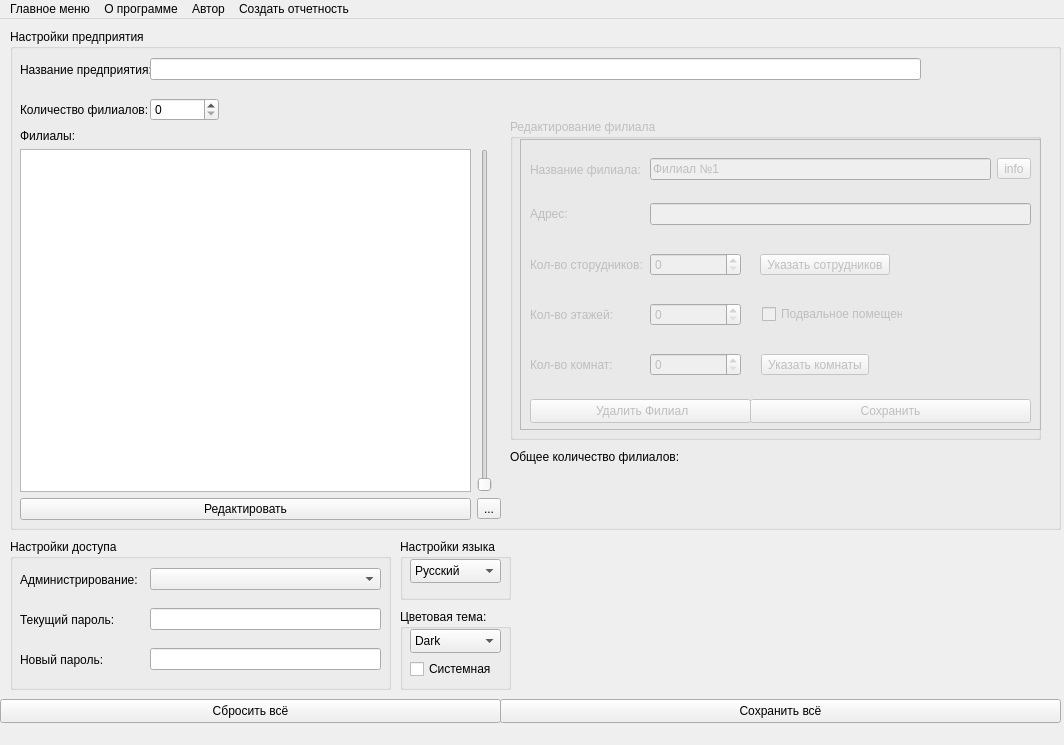
<?xml version="1.0" encoding="UTF-8"?>
<ui version="4.0">
 <class>MainWindow</class>
 <widget class="QMainWindow" name="MainWindow">
  <property name="geometry">
   <rect>
    <x>0</x>
    <y>0</y>
    <width>1064</width>
    <height>745</height>
   </rect>
  </property>
  <property name="windowTitle">
   <string>Настройки</string>
  </property>
  <widget class="QWidget" name="centralwidget">
   <widget class="QGroupBox" name="groupBox">
    <property name="geometry">
     <rect>
      <x>10</x>
      <y>10</y>
      <width>1051</width>
      <height>501</height>
     </rect>
    </property>
    <property name="title">
     <string>Настройки предприятия</string>
    </property>
    <widget class="QWidget" name="gridLayoutWidget">
     <property name="geometry">
      <rect>
       <x>10</x>
       <y>20</y>
       <width>131</width>
       <height>41</height>
      </rect>
     </property>
     <layout class="QGridLayout" name="gridLayout">
      <item row="0" column="0">
       <widget class="QLabel" name="label">
        <property name="text">
         <string>Название предприятия:</string>
        </property>
       </widget>
      </item>
     </layout>
    </widget>
    <widget class="QWidget" name="gridLayoutWidget_2">
     <property name="geometry">
      <rect>
       <x>140</x>
       <y>20</y>
       <width>771</width>
       <height>41</height>
      </rect>
     </property>
     <layout class="QGridLayout" name="gridLayout_2">
      <item row="0" column="0">
       <widget class="QLineEdit" name="lineEdit">
        <property name="text">
         <string/>
        </property>
       </widget>
      </item>
     </layout>
    </widget>
    <widget class="QWidget" name="gridLayoutWidget_3">
     <property name="geometry">
      <rect>
       <x>10</x>
       <y>60</y>
       <width>131</width>
       <height>41</height>
      </rect>
     </property>
     <layout class="QGridLayout" name="gridLayout_3">
      <item row="0" column="0">
       <widget class="QLabel" name="label_2">
        <property name="text">
         <string>Количество филиалов:</string>
        </property>
       </widget>
      </item>
     </layout>
    </widget>
    <widget class="QWidget" name="gridLayoutWidget_4">
     <property name="geometry">
      <rect>
       <x>140</x>
       <y>60</y>
       <width>69</width>
       <height>41</height>
      </rect>
     </property>
     <layout class="QGridLayout" name="gridLayout_4">
      <item row="0" column="1">
       <widget class="QSpinBox" name="spinBox"/>
      </item>
     </layout>
    </widget>
    <widget class="QWidget" name="gridLayoutWidget_8">
     <property name="geometry">
      <rect>
       <x>10</x>
       <y>100</y>
       <width>481</width>
       <height>391</height>
      </rect>
     </property>
     <layout class="QGridLayout" name="gridLayout_8">
      <item row="2" column="1">
       <widget class="QToolButton" name="toolButton">
        <property name="text">
         <string>...</string>
        </property>
       </widget>
      </item>
      <item row="1" column="0">
       <widget class="QListWidget" name="listWidget"/>
      </item>
      <item row="0" column="0">
       <widget class="QLabel" name="label_4">
        <property name="text">
         <string>Филиалы:</string>
        </property>
       </widget>
      </item>
      <item row="2" column="0">
       <widget class="QPushButton" name="pushButton">
        <property name="text">
         <string>Редактировать</string>
        </property>
       </widget>
      </item>
      <item row="1" column="1">
       <widget class="QSlider" name="verticalSlider">
        <property name="orientation">
         <enum>Qt::Orientation::Vertical</enum>
        </property>
       </widget>
      </item>
     </layout>
    </widget>
    <widget class="QGroupBox" name="groupBox_3">
     <property name="enabled">
      <bool>false</bool>
     </property>
     <property name="geometry">
      <rect>
       <x>500</x>
       <y>90</y>
       <width>531</width>
       <height>321</height>
      </rect>
     </property>
     <property name="title">
      <string>Редактирование филиала</string>
     </property>
     <widget class="QFrame" name="frame">
      <property name="enabled">
       <bool>false</bool>
      </property>
      <property name="geometry">
       <rect>
        <x>10</x>
        <y>20</y>
        <width>521</width>
        <height>291</height>
       </rect>
      </property>
      <property name="font">
       <font>
        <kerning>true</kerning>
       </font>
      </property>
      <property name="frameShape">
       <enum>QFrame::Shape::StyledPanel</enum>
      </property>
      <property name="frameShadow">
       <enum>QFrame::Shadow::Raised</enum>
      </property>
      <widget class="QWidget" name="gridLayoutWidget_5">
       <property name="geometry">
        <rect>
         <x>10</x>
         <y>10</y>
         <width>121</width>
         <height>41</height>
        </rect>
       </property>
       <layout class="QGridLayout" name="gridLayout_5">
        <item row="0" column="0">
         <widget class="QLabel" name="label_3">
          <property name="text">
           <string>Название филиала:</string>
          </property>
         </widget>
        </item>
       </layout>
      </widget>
      <widget class="QWidget" name="gridLayoutWidget_6">
       <property name="geometry">
        <rect>
         <x>130</x>
         <y>10</y>
         <width>381</width>
         <height>41</height>
        </rect>
       </property>
       <layout class="QGridLayout" name="gridLayout_6">
        <item row="0" column="0">
         <widget class="QLineEdit" name="lineEdit_2">
          <property name="text">
           <string>Филиал №1</string>
          </property>
         </widget>
        </item>
        <item row="0" column="1">
         <widget class="QToolButton" name="toolButton_3">
          <property name="text">
           <string>info</string>
          </property>
         </widget>
        </item>
       </layout>
      </widget>
      <widget class="QWidget" name="gridLayoutWidget_7">
       <property name="geometry">
        <rect>
         <x>10</x>
         <y>50</y>
         <width>121</width>
         <height>50</height>
        </rect>
       </property>
       <layout class="QGridLayout" name="gridLayout_7">
        <item row="1" column="0">
         <widget class="QLabel" name="label_11">
          <property name="text">
           <string>Адрес:</string>
          </property>
         </widget>
        </item>
       </layout>
      </widget>
      <widget class="QPushButton" name="pushButton_3">
       <property name="geometry">
        <rect>
         <x>10</x>
         <y>260</y>
         <width>221</width>
         <height>24</height>
        </rect>
       </property>
       <property name="text">
        <string> Удалить Филиал</string>
       </property>
      </widget>
      <widget class="QPushButton" name="pushButton_2">
       <property name="geometry">
        <rect>
         <x>230</x>
         <y>260</y>
         <width>281</width>
         <height>24</height>
        </rect>
       </property>
       <property name="text">
        <string>Сохранить</string>
       </property>
      </widget>
      <widget class="QWidget" name="gridLayoutWidget_11">
       <property name="geometry">
        <rect>
         <x>10</x>
         <y>100</y>
         <width>121</width>
         <height>51</height>
        </rect>
       </property>
       <layout class="QGridLayout" name="gridLayout_11">
        <item row="1" column="0">
         <widget class="QLabel" name="label_5">
          <property name="text">
           <string>Кол-во сторудников:</string>
          </property>
         </widget>
        </item>
       </layout>
      </widget>
      <widget class="QWidget" name="gridLayoutWidget_12">
       <property name="geometry">
        <rect>
         <x>10</x>
         <y>150</y>
         <width>121</width>
         <height>51</height>
        </rect>
       </property>
       <layout class="QGridLayout" name="gridLayout_12">
        <item row="1" column="0">
         <widget class="QLabel" name="label_6">
          <property name="text">
           <string>Кол-во этажей:</string>
          </property>
         </widget>
        </item>
       </layout>
      </widget>
      <widget class="QWidget" name="gridLayoutWidget_14">
       <property name="geometry">
        <rect>
         <x>10</x>
         <y>200</y>
         <width>121</width>
         <height>51</height>
        </rect>
       </property>
       <layout class="QGridLayout" name="gridLayout_14">
        <item row="0" column="1">
         <widget class="QLabel" name="label_7">
          <property name="text">
           <string>Кол-во комнат:</string>
          </property>
         </widget>
        </item>
       </layout>
      </widget>
      <widget class="QWidget" name="gridLayoutWidget_15">
       <property name="geometry">
        <rect>
         <x>130</x>
         <y>50</y>
         <width>381</width>
         <height>51</height>
        </rect>
       </property>
       <layout class="QGridLayout" name="gridLayout_15">
        <item row="0" column="0">
         <widget class="QLineEdit" name="lineEdit_5"/>
        </item>
       </layout>
      </widget>
      <widget class="QWidget" name="gridLayoutWidget_10">
       <property name="geometry">
        <rect>
         <x>130</x>
         <y>100</y>
         <width>91</width>
         <height>51</height>
        </rect>
       </property>
       <layout class="QGridLayout" name="gridLayout_10">
        <item row="0" column="0">
         <widget class="QSpinBox" name="spinBox_3"/>
        </item>
       </layout>
      </widget>
      <widget class="QWidget" name="gridLayoutWidget_9">
       <property name="geometry">
        <rect>
         <x>130</x>
         <y>150</y>
         <width>91</width>
         <height>51</height>
        </rect>
       </property>
       <layout class="QGridLayout" name="gridLayout_9">
        <item row="0" column="0">
         <widget class="QSpinBox" name="spinBox_4"/>
        </item>
       </layout>
      </widget>
      <widget class="QWidget" name="gridLayoutWidget_13">
       <property name="geometry">
        <rect>
         <x>130</x>
         <y>200</y>
         <width>91</width>
         <height>51</height>
        </rect>
       </property>
       <layout class="QGridLayout" name="gridLayout_13">
        <item row="0" column="0">
         <widget class="QSpinBox" name="spinBox_2"/>
        </item>
       </layout>
      </widget>
      <widget class="QWidget" name="gridLayoutWidget_22">
       <property name="geometry">
        <rect>
         <x>220</x>
         <y>100</y>
         <width>171</width>
         <height>51</height>
        </rect>
       </property>
       <layout class="QGridLayout" name="gridLayout_23">
        <item row="0" column="0">
         <widget class="QToolButton" name="toolButton_2">
          <property name="text">
           <string>Указать сотрудников</string>
          </property>
         </widget>
        </item>
       </layout>
      </widget>
      <widget class="QWidget" name="gridLayoutWidget_23">
       <property name="geometry">
        <rect>
         <x>220</x>
         <y>200</y>
         <width>151</width>
         <height>51</height>
        </rect>
       </property>
       <layout class="QGridLayout" name="gridLayout_24">
        <item row="0" column="0">
         <widget class="QToolButton" name="toolButton_4">
          <property name="text">
           <string>Указать комнаты</string>
          </property>
         </widget>
        </item>
       </layout>
      </widget>
      <widget class="QWidget" name="gridLayoutWidget_24">
       <property name="geometry">
        <rect>
         <x>242</x>
         <y>150</y>
         <width>141</width>
         <height>51</height>
        </rect>
       </property>
       <layout class="QGridLayout" name="gridLayout_25">
        <item row="0" column="0">
         <widget class="QCheckBox" name="checkBox_2">
          <property name="text">
           <string>Подвальное помещение</string>
          </property>
         </widget>
        </item>
       </layout>
      </widget>
     </widget>
    </widget>
    <widget class="QLabel" name="label_12">
     <property name="geometry">
      <rect>
       <x>500</x>
       <y>420</y>
       <width>171</width>
       <height>16</height>
      </rect>
     </property>
     <property name="text">
      <string>Общее количество филиалов:</string>
     </property>
    </widget>
   </widget>
   <widget class="QPushButton" name="pushButton_4">
    <property name="geometry">
     <rect>
      <x>500</x>
      <y>680</y>
      <width>561</width>
      <height>24</height>
     </rect>
    </property>
    <property name="text">
     <string>Сохранить всё</string>
    </property>
   </widget>
   <widget class="QPushButton" name="pushButton_5">
    <property name="geometry">
     <rect>
      <x>0</x>
      <y>680</y>
      <width>501</width>
      <height>24</height>
     </rect>
    </property>
    <property name="text">
     <string>Сбросить всё</string>
    </property>
   </widget>
   <widget class="QGroupBox" name="groupBox_2">
    <property name="geometry">
     <rect>
      <x>400</x>
      <y>520</y>
      <width>111</width>
      <height>61</height>
     </rect>
    </property>
    <property name="title">
     <string>Настройки языка</string>
    </property>
    <widget class="QComboBox" name="comboBox">
     <property name="geometry">
      <rect>
       <x>10</x>
       <y>20</y>
       <width>91</width>
       <height>24</height>
      </rect>
     </property>
     <item>
      <property name="text">
       <string>Русский</string>
      </property>
     </item>
     <item>
      <property name="text">
       <string>English</string>
      </property>
     </item>
    </widget>
   </widget>
   <widget class="QGroupBox" name="groupBox_4">
    <property name="geometry">
     <rect>
      <x>400</x>
      <y>590</y>
      <width>111</width>
      <height>81</height>
     </rect>
    </property>
    <property name="title">
     <string>Цветовая тема:</string>
    </property>
    <widget class="QComboBox" name="comboBox_2">
     <property name="geometry">
      <rect>
       <x>10</x>
       <y>20</y>
       <width>91</width>
       <height>24</height>
      </rect>
     </property>
     <item>
      <property name="text">
       <string>Dark</string>
      </property>
     </item>
     <item>
      <property name="text">
       <string>White</string>
      </property>
     </item>
    </widget>
    <widget class="QCheckBox" name="checkBox">
     <property name="geometry">
      <rect>
       <x>10</x>
       <y>50</y>
       <width>91</width>
       <height>20</height>
      </rect>
     </property>
     <property name="text">
      <string>Системная</string>
     </property>
    </widget>
   </widget>
   <widget class="QGroupBox" name="groupBox_5">
    <property name="geometry">
     <rect>
      <x>10</x>
      <y>520</y>
      <width>381</width>
      <height>151</height>
     </rect>
    </property>
    <property name="title">
     <string>Настройки доступа</string>
    </property>
    <widget class="QWidget" name="gridLayoutWidget_16">
     <property name="geometry">
      <rect>
       <x>10</x>
       <y>20</y>
       <width>131</width>
       <height>41</height>
      </rect>
     </property>
     <layout class="QGridLayout" name="gridLayout_16">
      <item row="0" column="0">
       <widget class="QLabel" name="label_8">
        <property name="text">
         <string>Администрирование:</string>
        </property>
       </widget>
      </item>
     </layout>
    </widget>
    <widget class="QWidget" name="gridLayoutWidget_17">
     <property name="geometry">
      <rect>
       <x>140</x>
       <y>20</y>
       <width>231</width>
       <height>41</height>
      </rect>
     </property>
     <layout class="QGridLayout" name="gridLayout_17">
      <item row="0" column="0">
       <widget class="QComboBox" name="comboBox_3"/>
      </item>
     </layout>
    </widget>
    <widget class="QWidget" name="gridLayoutWidget_18">
     <property name="geometry">
      <rect>
       <x>10</x>
       <y>60</y>
       <width>131</width>
       <height>41</height>
      </rect>
     </property>
     <layout class="QGridLayout" name="gridLayout_19">
      <item row="0" column="0">
       <widget class="QLabel" name="label_9">
        <property name="text">
         <string>Текущий пароль:</string>
        </property>
       </widget>
      </item>
     </layout>
    </widget>
    <widget class="QWidget" name="gridLayoutWidget_19">
     <property name="geometry">
      <rect>
       <x>140</x>
       <y>60</y>
       <width>231</width>
       <height>41</height>
      </rect>
     </property>
     <layout class="QGridLayout" name="gridLayout_20">
      <item row="0" column="0">
       <widget class="QLineEdit" name="lineEdit_3"/>
      </item>
     </layout>
    </widget>
    <widget class="QWidget" name="gridLayoutWidget_20">
     <property name="geometry">
      <rect>
       <x>10</x>
       <y>100</y>
       <width>131</width>
       <height>41</height>
      </rect>
     </property>
     <layout class="QGridLayout" name="gridLayout_21">
      <item row="0" column="0">
       <widget class="QLabel" name="label_10">
        <property name="text">
         <string>Новый пароль:</string>
        </property>
       </widget>
      </item>
     </layout>
    </widget>
    <widget class="QWidget" name="gridLayoutWidget_21">
     <property name="geometry">
      <rect>
       <x>140</x>
       <y>100</y>
       <width>231</width>
       <height>41</height>
      </rect>
     </property>
     <layout class="QGridLayout" name="gridLayout_22">
      <item row="0" column="0">
       <widget class="QLineEdit" name="lineEdit_4"/>
      </item>
     </layout>
    </widget>
   </widget>
  </widget>
  <widget class="QMenuBar" name="menuBar">
   <property name="geometry">
    <rect>
     <x>0</x>
     <y>0</y>
     <width>1064</width>
     <height>33</height>
    </rect>
   </property>
   <widget class="QMenu" name="menu_4">
    <property name="title">
     <string>О программе</string>
    </property>
    <addaction name="separator"/>
    <addaction name="action_7"/>
    <addaction name="action_8"/>
    <addaction name="action_9"/>
   </widget>
   <widget class="QMenu" name="menu_5">
    <property name="title">
     <string>Автор</string>
    </property>
    <addaction name="action_5"/>
    <addaction name="actionTelegram"/>
   </widget>
   <widget class="QMenu" name="menu">
    <property name="title">
     <string>Главное меню</string>
    </property>
   </widget>
   <widget class="QMenu" name="menu_2">
    <property name="title">
     <string>Создать отчетность</string>
    </property>
   </widget>
   <addaction name="menu"/>
   <addaction name="menu_4"/>
   <addaction name="menu_5"/>
   <addaction name="menu_2"/>
  </widget>
  <action name="action">
   <property name="text">
    <string>Русский</string>
   </property>
  </action>
  <action name="action_2">
   <property name="text">
    <string>Английский</string>
   </property>
  </action>
  <action name="action_3">
   <property name="text">
    <string>Светлая</string>
   </property>
  </action>
  <action name="action_4">
   <property name="text">
    <string>Темная</string>
   </property>
  </action>
  <action name="action_5">
   <property name="text">
    <string>GitHub</string>
   </property>
  </action>
  <action name="actionTelegram">
   <property name="text">
    <string>Telegram</string>
   </property>
  </action>
  <action name="action_7">
   <property name="text">
    <string>Версия</string>
   </property>
  </action>
  <action name="action_8">
   <property name="text">
    <string>Описание</string>
   </property>
  </action>
  <action name="action_9">
   <property name="text">
    <string>Исходный код</string>
   </property>
  </action>
 </widget>
 <resources/>
 <connections/>
</ui>
